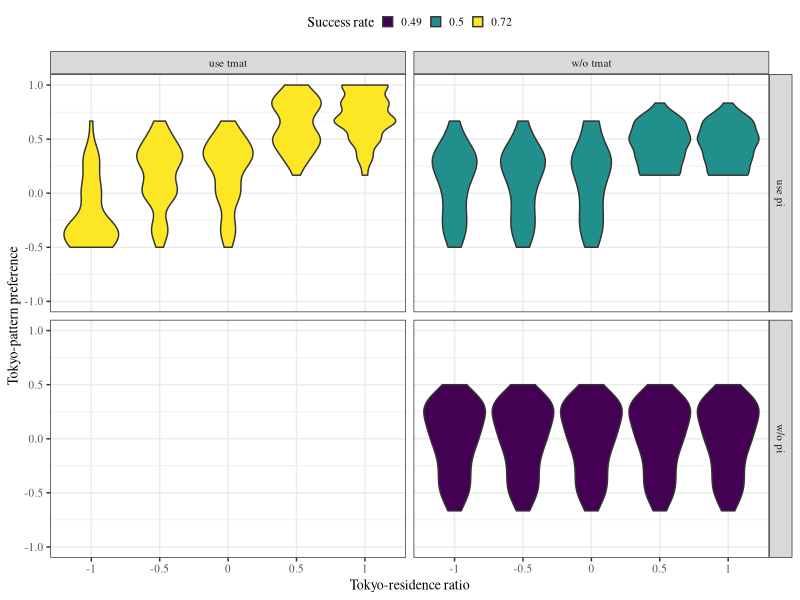
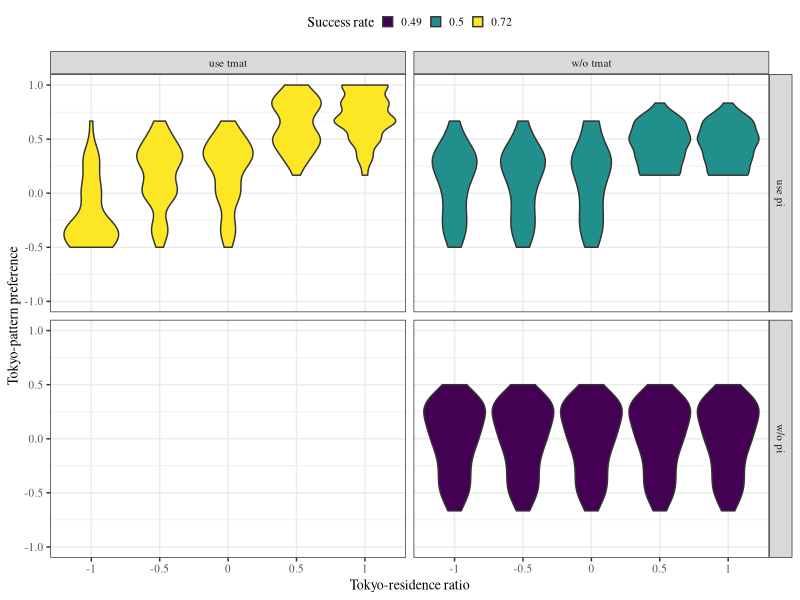

Write R code to recreate these figures, in order.
## ---- chunk 1
knitr::opts_chunk$set(echo = TRUE)
library(dplyr)
library(ggplot2)
library(readr)
library(stringr)
library(tidyr)
## ---- chunk 2
results <- read_csv("results.csv")
## ---- chunk 3
results_success <- results %>%
  group_by(
    use_transition, use_pi,
  ) %>%
  summarise(success_rate = round(mean(n_success), 2)) %>%
  ungroup()

results_mean <- results %>%
  group_by(
    use_transition, use_pi,
    tokyo_kinki_ratio, pitch, phoneme, subj_id,
  ) %>%
  summarise(tokyo_pref = mean(tokyo_pref)) %>%
  ungroup() %>%
  left_join(results_success) %>%
  mutate(
    use_pi = case_when(
      use_pi ~ "use pi",
      !use_pi ~ "w/o pi"
    ),
    use_transition = case_when(
      use_transition ~ "use tmat",
      !use_transition ~ "w/o tmat"
    ),
  )

results_mean
## ---- chunk 4
library(lmerTest)
results %>% filter(tokyo_pref!=0) %>% 
  mutate(tokyo_pref=(tokyo_pref+1)/2) %>% 
  glm(formula=tokyo_pref~
        tokyo_kinki_ratio+
        tokyo_kinki_ratio:use_transition+
        tokyo_kinki_ratio:use_pi+
        tokyo_kinki_ratio:use_transition:use_pi,
      family=binomial) %>%
  summary
  # glm(formula=tokyo_pref~tokyo_kinki_ratio*use_transition*use_pi, family=binomial)
## ---- chunk 5
g <- results_mean %>%
  ggplot(aes(x = as.factor(tokyo_kinki_ratio),
             y = tokyo_pref,
             fill = as.ordered(success_rate))) +
  facet_grid(use_pi ~ use_transition) +
  geom_violin() +
  ylim(-1, 1) +
  theme_bw() +
  theme(legend.position = "top") +
  labs(
    x = "Tokyo-residence ratio",
    y = "Tokyo-pattern preference",
    fill = "Success rate"
  ) +
  theme(legend.key.size = unit(0.3, "cm")) + 
  theme( text = element_text(family = "Times") ) +
  theme(text = element_text(size = 10))

g
ggsave(paste0("results_simulation.pdf"), unit = "cm", width = 7, height = 5)
